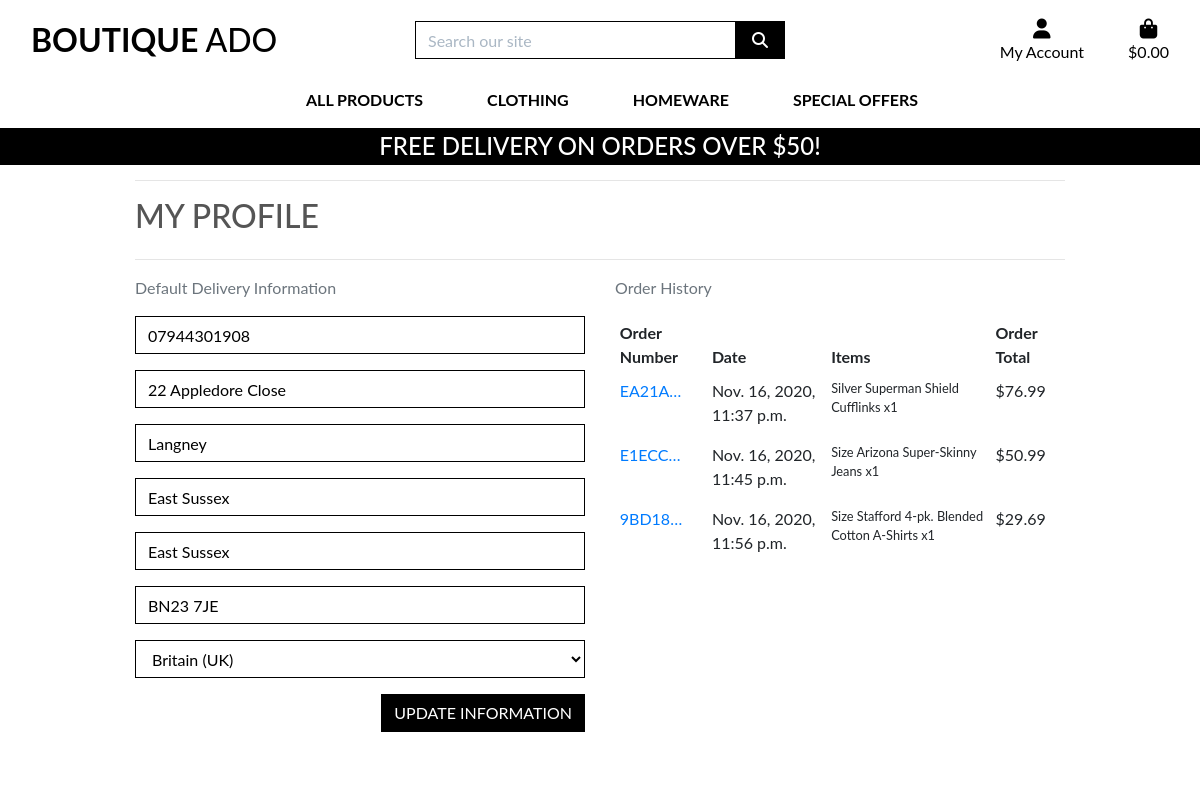
/profile/ (signed in), run on the app's committed database.
### profiles/models.py (models this page shows, shortened)
class UserProfile(models.Model):
    user = models.OneToOneField(User, on_delete=models.CASCADE)
    default_phone_number = models.CharField(max_length=20, null=True, blank=True)
    default_street_address1 = models.CharField(max_length=80, null=True, blank=True)
    default_street_address2 = models.CharField(max_length=80, null=True, blank=True)
    default_town_or_city = models.CharField(max_length=40, null=True, blank=True)
    default_county = models.CharField(max_length=80, null=True, blank=True)
    default_postcode = models.CharField(max_length=20, null=True, blank=True)
    default_country = CountryField(blank_label='Country', null=True, blank=True)

### checkout/models.py (models this page shows, shortened)
class Order(models.Model):
    order_number = models.CharField(max_length=32, null=False, editable=False)
    user_profile = models.ForeignKey(UserProfile, on_delete=models.SET_NULL,
                                     null=True, blank=True, related_name='orders')
    full_name = models.CharField(max_length=50, null=False, blank=False)
    email = models.EmailField(max_length=254, null=False, blank=False)
    phone_number = models.CharField(max_length=20, null=False, blank=False)
    country = CountryField(blank_label='Country *', null=False, blank=False)
    postcode = models.CharField(max_length=20, null=True, blank=True)
    town_or_city = models.CharField(max_length=40, null=False, blank=False)
    street_address1 = models.CharField(max_length=80, null=False, blank=False)
    street_address2 = models.CharField(max_length=80, null=True, blank=True)
    county = models.CharField(max_length=80, null=True, blank=True)
    date = models.DateTimeField(auto_now_add=True)
    delivery_cost = models.DecimalField(max_digits=6, decimal_places=2, null=False, default=0)
    order_total = models.DecimalField(max_digits=10, decimal_places=2, null=False, default=0)
    grand_total = models.DecimalField(max_digits=10, decimal_places=2, null=False, default=0)
    original_bag = models.TextField(null=False, blank=False, default='')
    stripe_pid = models.CharField(max_length=254, null=False, blank=False, default='')

class OrderLineItem(models.Model):
    order = models.ForeignKey(Order, null=False, blank=False, on_delete=models.CASCADE, related_name='lineitems')
    product = models.ForeignKey(Product, null=False, blank=False, on_delete=models.CASCADE)
    product_size = models.CharField(max_length=2, null=True, blank=True) # XS, S, M, L, XL
    quantity = models.IntegerField(null=False, blank=False, default=0)
    lineitem_total = models.DecimalField(max_digits=6, decimal_places=2, null=False, blank=False, editable=False)

### products/models.py (models this page shows, shortened)
class Product(models.Model):
    category = models.ForeignKey('Category', null=True, blank=True, on_delete=models.SET_NULL)
    sku = models.CharField(max_length=254, null=True, blank=True)
    name = models.CharField(max_length=254)
    description = models.TextField()
    has_sizes = models.BooleanField(default=False, null=True, blank=True)
    price = models.DecimalField(max_digits=6, decimal_places=2)
    rating = models.DecimalField(max_digits=6, decimal_places=2, null=True, blank=True)
    image_url = models.URLField(max_length=1024, null=True, blank=True)
    image = models.ImageField(null=True, blank=True)

### profiles/views.py (the view)
# urls.py: path('profile/', include('profiles.urls')),
@login_required
def profile(request):
    profile = get_object_or_404(UserProfile, user=request.user)
    if request.method == 'POST':
        form = UserProfileForm(request.POST, instance=profile)
        if form.is_valid():
            form.save()
            messages.success(request, 'Profile updated successfully')
        else:
            messages.error(request, 'Update failed. Please ensure the form is valid.')
    else:
        form = UserProfileForm(instance=profile)
    orders = profile.orders.all()
    template = 'profiles/profile.html'
    context = {
        'form': form,
        'orders': orders,
        'on_profile_page': True
    }
    return render(request, template, context)

### profiles/forms.py
class UserProfileForm(forms.ModelForm):
    class Meta:
        model = UserProfile
        exclude = ('user',)
    def __init__(self, *args, **kwargs):
        super().__init__(*args, **kwargs)
        placeholders = {
            'default_phone_number': 'Phone Number',
            'default_postcode': 'Postal Code',
            'default_town_or_city': 'Town or City',
            'default_street_address1': 'Street Address 1',
            'default_street_address2': 'Street Address 2',
            'default_county': 'County, State or Locality',
        }
        self.fields['default_phone_number'].widget.attrs['autofocus'] = True
        for field in self.fields:
            if field != 'default_country':
                if self.fields[field].required:
                    placeholder = f'{placeholders[field]} *'
                else:
                    placeholder = placeholders[field]
                self.fields[field].widget.attrs['placeholder'] = placeholder
            self.fields[field].widget.attrs['class'] = 'border-black rounded-0 profile-form-input'
            self.fields[field].label = False

### bag/contexts.py (called while the page is built, shortened)
def bag_contents(request):
    bag_items = []
    total = 0
    product_count = 0
    bag = request.session.get('bag', {})
    if total < settings.FREE_DELIVERY_THRESHOLD:
        delivery = total * Decimal(settings.STANDARD_DELIVERY_PERCENTAGE / 100)
        free_delivery_delta = settings.FREE_DELIVERY_THRESHOLD - total
    else:
        delivery = 0
        free_delivery_delta = 0
    grand_total = delivery + total
    context = {
        'bag_items': bag_items,
        'total': total,
        'product_count': product_count,
        'delivery': delivery,
        'free_delivery_delta': free_delivery_delta,
        'free_delivery_threshold': settings.FREE_DELIVERY_THRESHOLD,
        'grand_total': grand_total,
    }
    return context

### profiles/templates/profiles/profile.html (shortened to what this page needs)
{% extends "base.html" %}
{% load static %}
{% block extra_css %}
    <link rel="stylesheet" href="{% static 'profiles/css/profile.css' %}">
{% endblock %}
{% block page_header %}
    <div class="container header-container">
    </div>
{% endblock %}
{% block content %}
    <div class="overlay"></div>
    <div class="container">
        <div class="row">
            <div class="col">
                <hr>
                <h2 class="logo-font mb-4">My Profile</h2>
                <hr>
            </div>
        </div>
        <div class="row">
            <div class="col-12 col-lg-6">
                <p class="text-muted">Default Delivery Information</p>
                <form class="mt-3" action="{% url 'profile' %}" method="POST" id="profile-update-form">
                    {{ form|crispy }}
                    <button class="btn btn-black rounded-0 text-uppercase float-right">Update Information</button>
                </form>
            </div>
            <div class="col-12 col-lg-6">
                <p class="text-muted">Order History</p>
                <div class="order-history table-responsive">
                    <table class="table table-sm table-borderless">
                        <thead>
                            <tr>
                                <th>Order Number</th>
                                <th>Date</th>
                                <th>Items</th>
                                <th>Order Total</th>
                            </tr>
                        </thead>
                        <tbody>
                            {% for order in orders %}
                                <tr>
                                    <td>
                                        <a href="{% url 'order_history' order.order_number %}"
                                        title="{{ order.order_number }}">
                                            {{ order.order_number|truncatechars:6 }}
                                        </a>
                                    </td>
                                    <td>{{ order.date }}</td>
                                    <td>
                                        <ul class="list-unstyled">
                                            {% for item in order.lineitems.all %}
                                                <li class="small">
                                                    {% if item.product.has_sizes %}
                                                        Size {{ item.product.size|upper }}
                                                    {% endif %}{{ item.product.name }} x{{ item.quantity }}
                                                </li>
                                            {% endfor %}
                                        </ul>
                                    </td>
                                    <td>${{ order.grand_total }}</td>
                                </tr>
                            {% endfor %}
                        </tbody>
                    </table>
                </div>
            </div>
        </div>
{% endblock %}

### static/css/base.css (style rules this page uses)
html { height: 100%; }
body { background: url('/media/homepage_background_cropped.jpg') no-repeat center center fixed; background-size: cover; height: calc(100vh - 164px); color: #555; font-family: 'Lato'; }
.logo-font { text-transform: uppercase; }
.btn-black { background: black; color: white; }
.border-black { border: 1px solid black !important; }
.overlay { height: 100%; width: 100%; top: 0; left: 0; position: fixed; background: white; z-index: -1; }
@media (min-width: 1200px) { .container { max-width: 80%; } }
@media (min-width: 992px) { .header-container { padding-top: 164px; } }

### profiles/static/profiles/css/profile.css (style rules this page uses)
.order-history { max-height: 416px; overflow-y: auto; }
#profile-update-form .form-control { color: #000; }
#profile-update-form input::placeholder { color: #aab7c4; }
#id_default_country, #id_default_country option:not(:first-child) { color: #000; }

### data on the page
UserProfile: default_phone_number "07944301908", default_street_address1 "22 Appledore Close", default_street_address2 "Langney", default_town_or_city "East Sussex", default_county "East Sussex", default_postcode "BN23 7JE", default_country "Britain (UK)"
Order: order_number "EA21A…", date "Nov. 16, 2020, 11:37 p.m.", grand_total "76.99"
OrderLineItem: product.name "Silver Superman Shield Cufflinks", quantity "1"
Order: order_number "E1ECC…", date "Nov. 16, 2020, 11:45 p.m.", grand_total "50.99"
OrderLineItem: product.name "Arizona Super-Skinny Jeans", quantity "1"
Order: order_number "9BD18…", date "Nov. 16, 2020, 11:56 p.m.", grand_total "29.69"
OrderLineItem: product.name "Stafford 4-pk. Blended Cotton A-Shirts", quantity "1"

### other printed values
{{ free_delivery_threshold }} "50"
